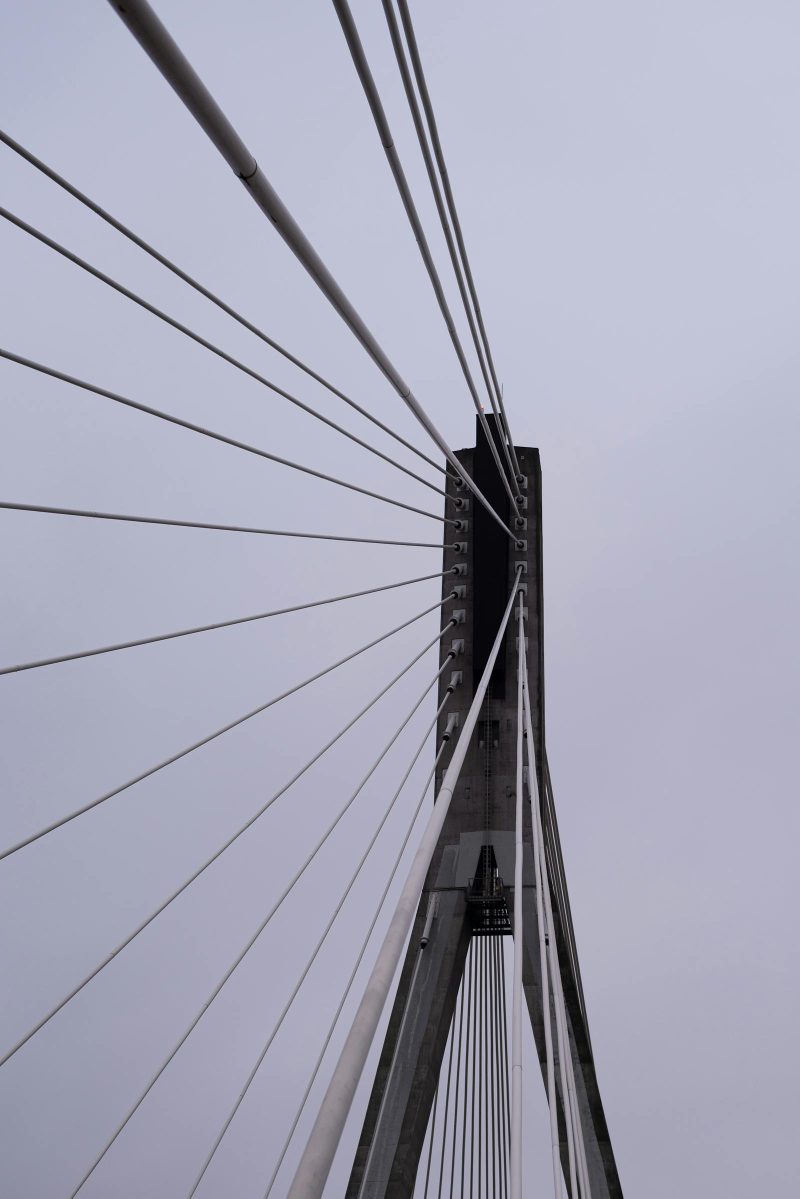
#> input picture cupforge_test_gallery/cupforge_test_gallery/bridge/bridge_01.jpg, 1600 x 2397 px (shown at 1/2 size)
$ python -i industrial_recognize.py   (imports and definitions only)
#> lines starting #> are read from the running program, lines starting #| are printed output that depends on the picture; after the words box and inside, x2 and y2 are one past the last pixel; in counts of white or black regions, pixels touching at a corner belong together
"""
工业建筑主题自动识别 — 基于边缘、线条方向与空间分布的启发式分类。
"""

from __future__ import annotations

import cv2
import numpy as np

import config


def _enhance_gray(gray: np.ndarray) -> np.ndarray:
    clahe = cv2.createCLAHE(clipLimit=2.0, tileGridSize=(8, 8))
    enhanced = clahe.apply(gray)
    return cv2.bilateralFilter(enhanced, 9, 75, 75)


def _region_edge_density(edges: np.ndarray, y0: float, y1: float) -> float:
    h = edges.shape[0]
    a = int(h * y0)
    b = max(a + 1, int(h * y1))
    region = edges[a:b, :]
    return float(np.count_nonzero(region)) / max(1, region.size)


def _line_orientation_counts(
    lines: np.ndarray | None,
) -> tuple[int, int, int, float, float, int]:
    """返回 (水平, 垂直, 斜线, 最长水平跨度比, 最长垂直跨度比, 长线数量)。"""
    if lines is None:
        return 0, 0, 0, 0.0, 0.0, 0

    horizontal = 0
    vertical = 0
    diagonal = 0
    max_horiz_span = 0.0
    max_vert_span = 0.0
    long_lines = 0

    for x1, y1, x2, y2 in lines[:, 0]:
        dx = abs(x2 - x1)
        dy = abs(y2 - y1)
        length = float(np.hypot(dx, dy))
        angle = abs(np.degrees(np.arctan2(y2 - y1, x2 - x1)))

        if angle < 18 or angle > 162:
            horizontal += 1
            max_horiz_span = max(max_horiz_span, dx)
        elif 72 < angle < 108:
            vertical += 1
            max_vert_span = max(max_vert_span, dy)
        else:
            diagonal += 1

        if length >= 40:
            long_lines += 1

    return horizontal, vertical, diagonal, max_horiz_span, max_vert_span, long_lines


def _horizontal_band_strength(edges: np.ndarray) -> float:
    """检测厂房类横向条带：中间区域行投影的峰值显著性。"""
    h, w = edges.shape[:2]
    mid = edges[int(h * 0.25) : int(h * 0.75), :]
    if mid.size == 0:
        return 0.0
    row_sum = np.sum(mid > 0, axis=1).astype(np.float32)
    if row_sum.max() <= 0:
        return 0.0
    mean = float(row_sum.mean())
    peak = float(row_sum.max())
    return max(0.0, (peak - mean) / max(mean, 1.0))


def _grid_balance(horiz: int, vert: int) -> float:
    """脚手架/钢架类网格：横竖线数量接近。"""
    total = horiz + vert
    if total <= 0:
        return 0.0
    balance = 1.0 - abs(horiz - vert) / total
    return balance * min(1.0, total / 40.0)


def _contour_features(edges: np.ndarray) -> dict[str, float]:
    h, w = edges.shape[:2]
    area_min = h * w * 0.006
    wide_mass = 0.0
    tall_mass = 0.0
    low_wide = 0.0

    contours, _ = cv2.findContours(edges, cv2.RETR_EXTERNAL, cv2.CHAIN_APPROX_SIMPLE)
    for cnt in contours:
        area = cv2.contourArea(cnt)
        if area < area_min:
            continue
        x, y, cw, ch = cv2.boundingRect(cnt)
        aspect = cw / max(ch, 1)
        cy = (y + ch / 2) / max(h, 1)

        if aspect > 1.35:
            wide_mass += area / (h * w)
            if cy > 0.35:
                low_wide += area / (h * w)
        if aspect < 0.65:
            tall_mass += area / (h * w)

    return {
        "wide_mass": wide_mass,
        "tall_mass": tall_mass,
        "low_wide": low_wide,
    }


def recognize_industrial_subject(img_bgr: np.ndarray) -> dict[str, float | str]:
    """识别工业建筑主题，返回标签、置信度与各主题得分。"""
    gray = cv2.cvtColor(img_bgr, cv2.COLOR_BGR2GRAY)
    h, w = gray.shape[:2]
    enhanced = _enhance_gray(gray)
    edges = cv2.Canny(enhanced, 40, 120)

    lines = cv2.HoughLinesP(
        edges,
        rho=1,
        theta=np.pi / 180,
        threshold=max(35, int(min(h, w) * 0.06)),
        minLineLength=int(max(h, w) * 0.08),
        maxLineGap=16,
    )
    horiz, vert, diag, max_h_span, max_v_span, long_lines = _line_orientation_counts(lines)
    line_total = max(1, horiz + vert + diag)
    horiz_ratio = horiz / line_total
    vert_ratio = vert / line_total
    diag_ratio = diag / line_total

    edge_density = float(np.count_nonzero(edges)) / max(1, h * w)
    upper_edges = _region_edge_density(edges, 0.0, 0.45)
    middle_edges = _region_edge_density(edges, 0.25, 0.75)
    lower_edges = _region_edge_density(edges, 0.55, 1.0)
    lower_vs_upper = lower_edges / max(upper_edges, 1e-4)

    long_horiz_ratio = max_h_span / max(w, 1)
    long_vert_ratio = max_v_span / max(h, 1)
    band_strength = _horizontal_band_strength(edges)
    grid_balance = _grid_balance(horiz, vert)
    contour = _contour_features(edges)

    scores = {label: 0.0 for label in config.INDUSTRIAL_SUBJECTS}

    # ── 厂房：宽扁主体 + 中部横向条带（屋顶/窗带） ──
    scores["厂房"] += (
        band_strength * 3.5
        + contour["wide_mass"] * 4.0
        + contour["low_wide"] * 2.5
        + horiz_ratio * 2.2
        + middle_edges * 1.8
        + (1.0 - vert_ratio) * 1.2
    )
    if contour["wide_mass"] > 0.04 and band_strength > 0.35:
        scores["厂房"] += 2.5

    # ── 大桥：下部结构密 + 长水平跨度 + 桁架斜线 ──
    scores["大桥"] += (
        lower_vs_upper * 2.2
        + long_horiz_ratio * 4.5
        + horiz_ratio * 2.0
        + diag_ratio * 1.6
        + contour["low_wide"] * 2.0
        + lower_edges * 1.5
    )
    if long_horiz_ratio > 0.28 and lower_vs_upper > 1.05:
        scores["大桥"] += 3.0
    if long_horiz_ratio > 0.2 and diag_ratio > 0.22:
        scores["大桥"] += 1.8

    # ── 高楼：竖向线条 + 上部边缘密集 + 细长主体 ──
    scores["高楼"] += (
        vert_ratio * 3.0
        + upper_edges * 2.2
        + contour["tall_mass"] * 3.5
        + long_vert_ratio * 2.0
        + edge_density * 0.6
    )

    # ── 起重机 / 吊车：斜撑 + 竖向桅杆 ──
    scores["起重机"] += diag_ratio * 2.8 + vert_ratio * 1.6 + upper_edges * 1.0
    scores["吊车"] += diag_ratio * 2.4 + horiz_ratio * 1.2 + vert_ratio * 0.9 + long_horiz_ratio * 1.5

    # ── 烟囱：竖向为主 + 上部集中 + 细长轮廓 ──
    scores["烟囱"] += (
        vert_ratio * 2.6
        + upper_edges * 1.4
        + contour["tall_mass"] * 2.8
        + (1.0 - horiz_ratio) * 0.8
    )

    # ── 管道：平行管线（横或竖二选一突出）+ 中等边缘密度 ──
    pipe_axis = max(horiz_ratio, vert_ratio)
    scores["管道"] += (
        pipe_axis * 2.2
        + middle_edges * 1.6
        + long_lines * 0.08
        + (1.0 - diag_ratio) * 1.0
    )
    if pipe_axis > 0.42 and diag_ratio < 0.28:
        scores["管道"] += 1.5

    # ── 钢架：斜线网格 + 高线数 ──
    scores["钢架"] += (
        diag_ratio * 3.2
        + grid_balance * 2.0
        + long_lines * 0.06
        + edge_density * 1.2
    )

    # ── 塔吊：高竖向 + 上部显著水平臂 ──
    scores["塔吊"] += (
        vert_ratio * 2.0
        + long_horiz_ratio * 2.5
        + upper_edges * 1.6
        + diag_ratio * 1.4
    )
    if long_vert_ratio > 0.35 and long_horiz_ratio > 0.15:
        scores["塔吊"] += 2.2

    # ── 脚手架：横竖均衡网格 + 全幅边缘 ──
    scores["脚手架"] += (
        grid_balance * 3.5
        + edge_density * 1.8
        + min(horiz_ratio, vert_ratio) * 2.5
        + long_lines * 0.05
    )

    # 抑制明显冲突：厂房 vs 大桥（都偏横向）
    if scores["大桥"] > scores["厂房"]:
        scores["厂房"] *= 0.82
    elif scores["厂房"] > scores["大桥"]:
        scores["大桥"] *= 0.88

    ranked = sorted(scores.items(), key=lambda kv: kv[1], reverse=True)
    label = ranked[0][0]
    second_score = ranked[1][1] if len(ranked) > 1 else 0.0
    total = sum(scores.values()) or 1.0
    top_score = scores[label]
    confidence = round(float(top_score / total), 3)
    margin = (top_score - second_score) / max(top_score, 1e-6)

    if confidence < config.INDUSTRIAL_RECOGNIZE_MIN_CONFIDENCE or margin < 0.08:
        label = config.INDUSTRIAL_SUBJECT_FALLBACK

    return {
        "label": label,
        "confidence": confidence,
        "scores": {k: round(v / total, 3) for k, v in scores.items()},
    }

>>> import cv2
>>> picture = cv2.imread('../../cupforge_test_gallery/cupforge_test_gallery/bridge/bridge_01.jpg')
#> picture is the input picture: shape (2397, 1600, 3); mean B, G, R 181.6, 164.5, 163.9
>>> result = recognize_industrial_subject(picture)
#> in _enhance_gray, `enhanced = clahe.apply(gray)`:
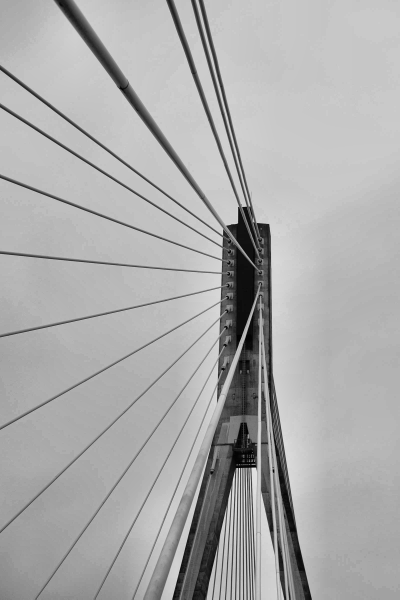
#> enhanced: shape (2397, 1600) (shown at 1/4 size); min 0, max 241, mean 171.4
#> in recognize_industrial_subject, `edges = cv2.Canny(enhanced, 40, 120)`:
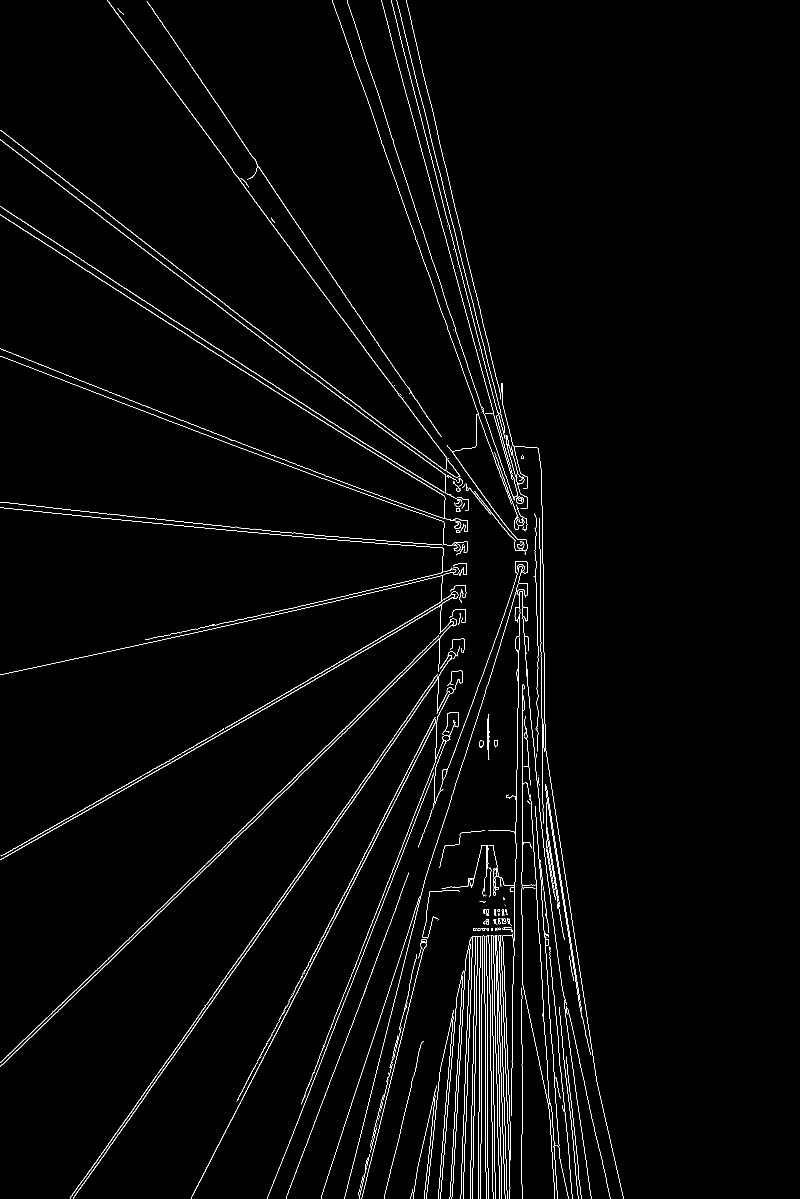
#> edges: shape (2397, 1600) (shown at 1/2 size); 1.8% white in thin lines or dots, all inside (x1, y1, x2, y2) = (0, 0, 1247, 2397)
#> in recognize_industrial_subject, `lines = cv2.HoughLinesP( edges, rho=1, theta=np.pi / 180, threshold=ma..`: lines = 141 rows, first 6: [186, 2341, 877, 1355], [513, 328, 872, 860], [1, 2125, 516, 1627], [1044, 1696, 1044, 1422], [182, 2338, 841, 1397], [1, 2132, 472, 1677]
#> the loop in _line_orientation_counts, `for x1, y1, x2, y2 in lines[:, 0]:` made 141 passes
#> (x1, y1, x2, y2, dx, dy, length, angle) on passes 4, 7, 11, 14, 16, 18, 19, 23: (1044, 1696, 1044, 1422, 0, 274, 274, 90), (1031, 1686, 1036, 1374, 5, 312, 312, 89.08), (1091, 1906, 1120, 2321, 29, 415, 416, 86), (999, 2072, 1010, 2396, 11, 324, 324.2, 88.06), (867, 1614, 878, 1303, 11, 311, 311.2, 87.97), (898, 1609, 987, 1333, 89, 276, 290, 72.13), (723, 2396, 852, 1875, 129, 521, 536.7, 76.09), (1130, 2025, 1182, 2396, 52, 371, 374.6, 82.02)
#> after the loop in _line_orientation_counts, `for x1, y1, x2, y2 in lines[:, 0]:`: diagonal = 70; horizontal = 13; long_lines = 141; vertical = 58
#> in recognize_industrial_subject, `horiz, vert, diag, max_h_span, max_v_span, long_lines = _line_orientat..`: horiz = 13; vert = 58; diag = 70; max_h_span = 548; max_v_span = 566; long_lines = 141
#> in recognize_industrial_subject, `horiz_ratio = horiz / line_total`: horiz_ratio = 0.0922
#> in recognize_industrial_subject, `vert_ratio = vert / line_total`: vert_ratio = 0.411
#> in recognize_industrial_subject, `diag_ratio = diag / line_total`: diag_ratio = 0.496
#> in recognize_industrial_subject, `edge_density = float(np.count_nonzero(edges)) / max(1, h * w)`: edge_density = 0.018
#> in _region_edge_density, `region = edges[a:b, :]`:
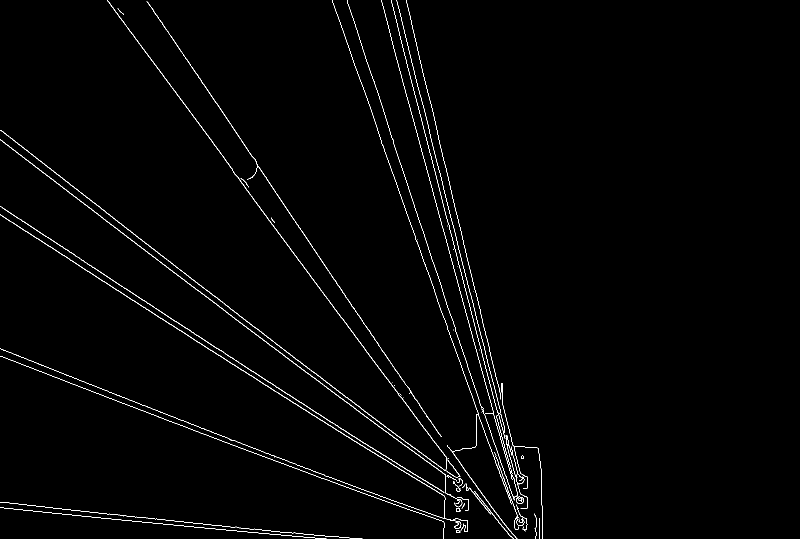
#> region: shape (1078, 1600) (shown at 1/2 size); 1.2% white in thin lines or dots, all inside (x1, y1, x2, y2) = (0, 0, 1086, 1078)
#> in recognize_industrial_subject, `upper_edges = _region_edge_density(edges, 0.0, 0.45)`: upper_edges = 0.0121
#> call 2 of _region_edge_density, with y0 = 0.25, y1 = 0.75
#> in _region_edge_density (call 2), `region = edges[a:b, :]`:
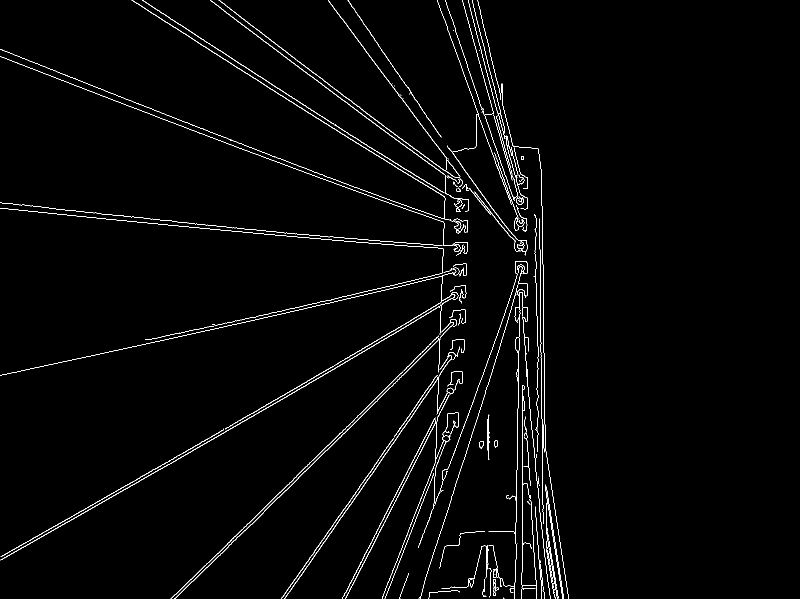
#> region: shape (1198, 1600) (shown at 1/2 size); 1.7% white in thin lines or dots, all inside (x1, y1, x2, y2) = (0, 0, 1138, 1198)
#> in recognize_industrial_subject, `middle_edges = _region_edge_density(edges, 0.25, 0.75)`: middle_edges = 0.0174
#> call 3 of _region_edge_density, with y0 = 0.55, y1 = 1
#> in _region_edge_density (call 3), `region = edges[a:b, :]`:
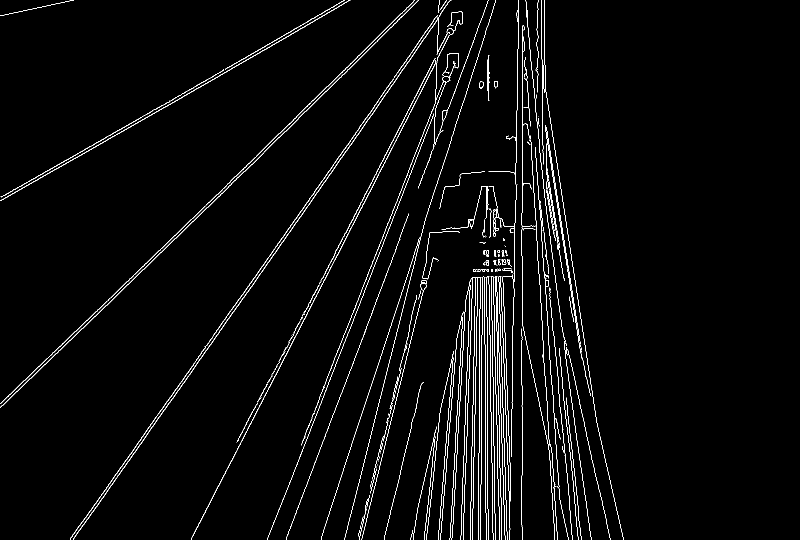
#> region: shape (1079, 1600) (shown at 1/2 size); 2.4% white in thin lines or dots, all inside (x1, y1, x2, y2) = (0, 0, 1247, 1079)
#> in recognize_industrial_subject, `lower_edges = _region_edge_density(edges, 0.55, 1.0)`: lower_edges = 0.0245
#> in recognize_industrial_subject, `lower_vs_upper = lower_edges / max(upper_edges, 1e-4)`: lower_vs_upper = 2.02
#> in recognize_industrial_subject, `long_horiz_ratio = max_h_span / max(w, 1)`: long_horiz_ratio = 0.343
#> in recognize_industrial_subject, `long_vert_ratio = max_v_span / max(h, 1)`: long_vert_ratio = 0.236
#> in _horizontal_band_strength, `row_sum = np.sum(mid > 0, axis=1).astype(np.float32)`: row_sum = 1198 values, max 81 at index 1062, min 4 at index 512, mean 27.88
#> in _horizontal_band_strength, `mean = float(row_sum.mean())`: mean = 27.88
#> in _horizontal_band_strength, `peak = float(row_sum.max())`: peak = 81
#> in recognize_industrial_subject, `band_strength = _horizontal_band_strength(edges)`: band_strength = 1.91
#> in _grid_balance, `total = horiz + vert`: total = 71
#> in _grid_balance, `balance = 1.0 - abs(horiz - vert) / total`: balance = 0.366
#> in _contour_features, `contours, _ = cv2.findContours(edges, cv2.RETR_EXTERNAL, cv2.CHAIN_APP..`: contours = 324 contours, 275 with area under 20; largest, box (x1, y1, x2, y2) and area: (0, 0, 894, 942) 1316, (0, 1237, 914, 2133) 988, (146, 1292, 919, 2397) 782, (0, 1150, 917, 1720) 773, (0, 1270, 878, 2126) 764
#> the loop in _contour_features, `for cnt in contours:` made 324 passes
#> cnt on passes 12 to 14: [[756, 2239], [756, 2240]], [[757, 2236], [757, 2237]], [[758, 2231], [758, 2234]]
